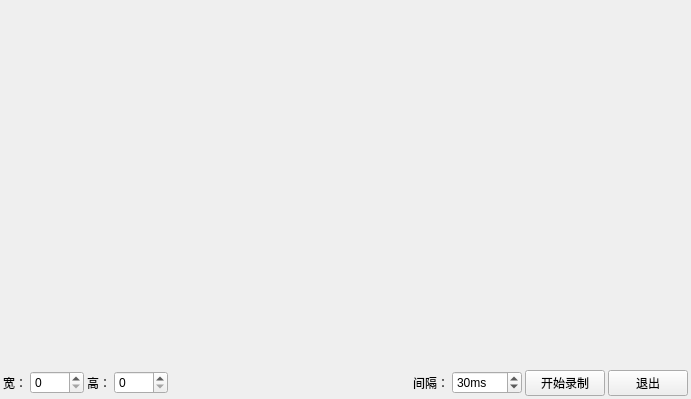
<?xml version="1.0" encoding="UTF-8"?>
<ui version="4.0">
 <class>XYGifFrame</class>
 <widget class="QWidget" name="XYGifFrame">
  <property name="geometry">
   <rect>
    <x>0</x>
    <y>0</y>
    <width>691</width>
    <height>399</height>
   </rect>
  </property>
  <property name="windowTitle">
   <string>Form</string>
  </property>
  <layout class="QVBoxLayout" name="verticalLayout">
   <property name="spacing">
    <number>3</number>
   </property>
   <property name="leftMargin">
    <number>3</number>
   </property>
   <property name="topMargin">
    <number>3</number>
   </property>
   <property name="rightMargin">
    <number>3</number>
   </property>
   <property name="bottomMargin">
    <number>3</number>
   </property>
   <item>
    <spacer name="verticalSpacer">
     <property name="orientation">
      <enum>Qt::Vertical</enum>
     </property>
     <property name="sizeHint" stdset="0">
      <size>
       <width>20</width>
       <height>248</height>
      </size>
     </property>
    </spacer>
   </item>
   <item>
    <layout class="QHBoxLayout" name="horizontalLayout">
     <item>
      <widget class="QLabel" name="label">
       <property name="text">
        <string>宽：</string>
       </property>
      </widget>
     </item>
     <item>
      <widget class="QSpinBox" name="width">
       <property name="maximum">
        <number>9999</number>
       </property>
      </widget>
     </item>
     <item>
      <widget class="QLabel" name="label_2">
       <property name="text">
        <string>高：</string>
       </property>
      </widget>
     </item>
     <item>
      <widget class="QSpinBox" name="height">
       <property name="maximum">
        <number>9999</number>
       </property>
      </widget>
     </item>
     <item>
      <spacer name="horizontalSpacer">
       <property name="orientation">
        <enum>Qt::Horizontal</enum>
       </property>
       <property name="sizeHint" stdset="0">
        <size>
         <width>40</width>
         <height>20</height>
        </size>
       </property>
      </spacer>
     </item>
     <item>
      <widget class="QLabel" name="tips">
       <property name="text">
        <string/>
       </property>
      </widget>
     </item>
     <item>
      <spacer name="horizontalSpacer_2">
       <property name="orientation">
        <enum>Qt::Horizontal</enum>
       </property>
       <property name="sizeHint" stdset="0">
        <size>
         <width>40</width>
         <height>20</height>
        </size>
       </property>
      </spacer>
     </item>
     <item>
      <widget class="QLabel" name="label_3">
       <property name="text">
        <string>间隔：</string>
       </property>
      </widget>
     </item>
     <item>
      <widget class="QSpinBox" name="interval">
       <property name="sizePolicy">
        <sizepolicy hsizetype="Minimum" vsizetype="Fixed">
         <horstretch>0</horstretch>
         <verstretch>0</verstretch>
        </sizepolicy>
       </property>
       <property name="minimumSize">
        <size>
         <width>50</width>
         <height>0</height>
        </size>
       </property>
       <property name="suffix">
        <string>ms</string>
       </property>
       <property name="prefix">
        <string/>
       </property>
       <property name="maximum">
        <number>9999</number>
       </property>
       <property name="value">
        <number>30</number>
       </property>
      </widget>
     </item>
     <item>
      <widget class="QPushButton" name="pushButton">
       <property name="text">
        <string>开始录制</string>
       </property>
      </widget>
     </item>
     <item>
      <widget class="QPushButton" name="pushButton_2">
       <property name="text">
        <string>退出</string>
       </property>
      </widget>
     </item>
    </layout>
   </item>
  </layout>
 </widget>
 <resources/>
 <connections/>
</ui>
